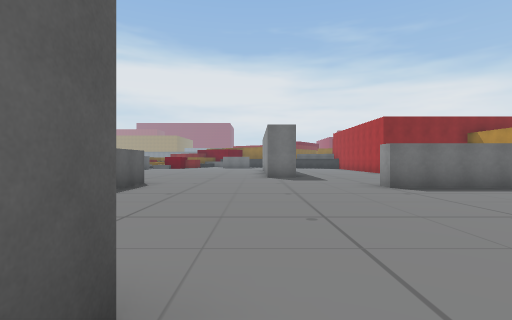
[1] (above)

19 first-person views from a walk through a 3-D level made in the Unity game engine. The camera is 1.5 m above the floor, looks level and sees 85° across. The floor is counted in squares, 2.4 m on a side. Each view is taken from the middle of a square. On the plan, view 1 faces up. The plan holds only what a view shows up to about 9 squares ahead; the rest is blank. The place goes on beyond the plan. The player character is not drawn. Some animated figures are left out. Some surface patterns are stand-ins.

[2]
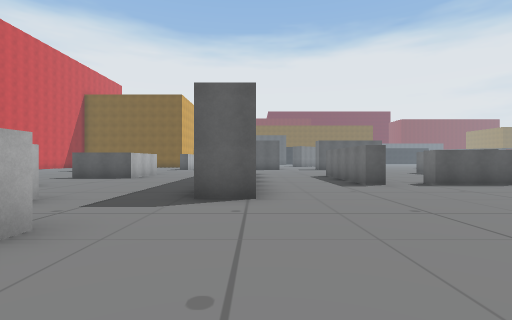

[3]
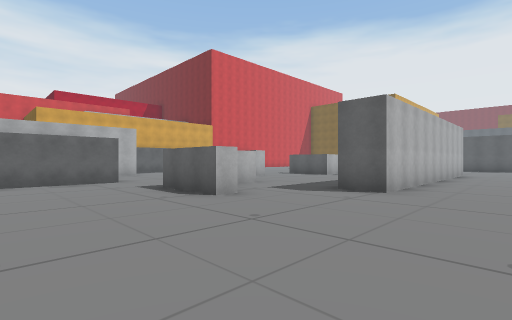

[4]
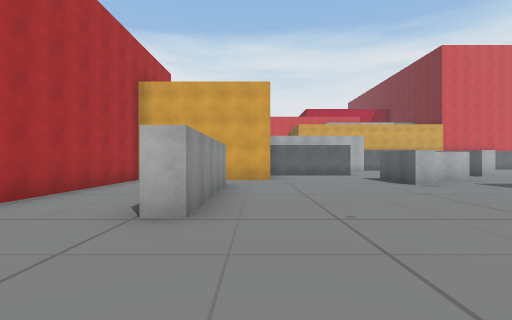

[5]
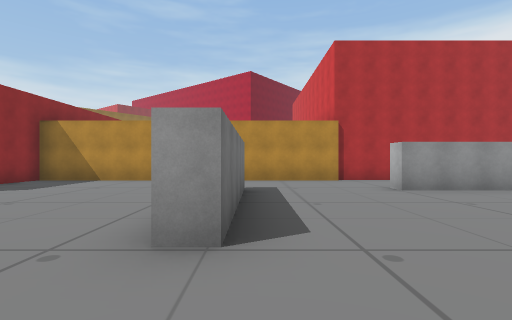

[6]
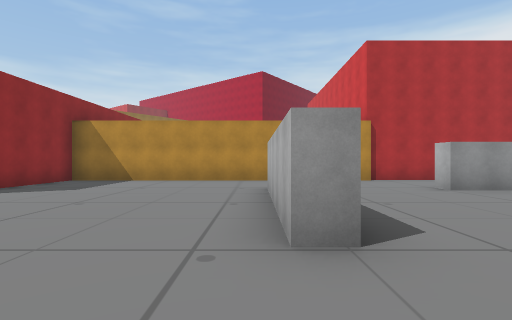

[7]
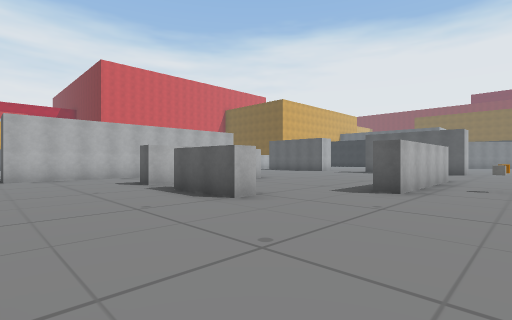

[8]
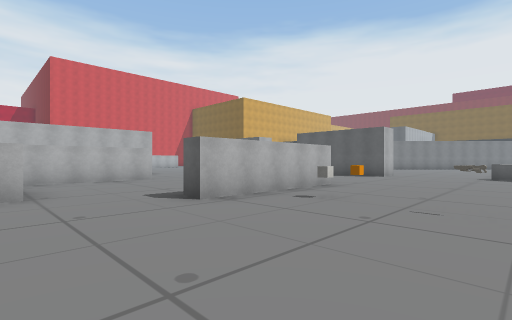

[9]
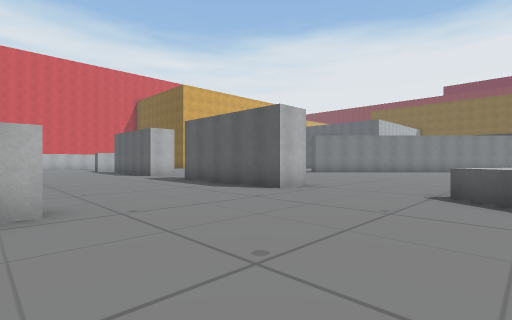

[10]
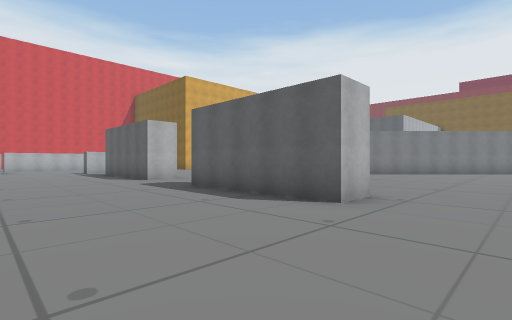

[11]
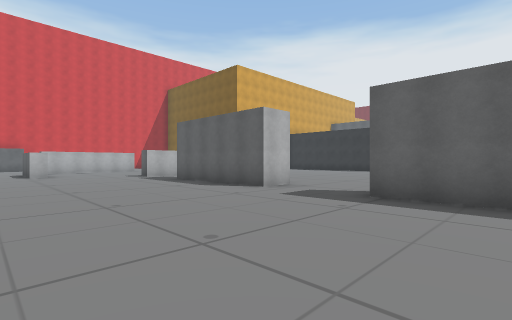

[12]
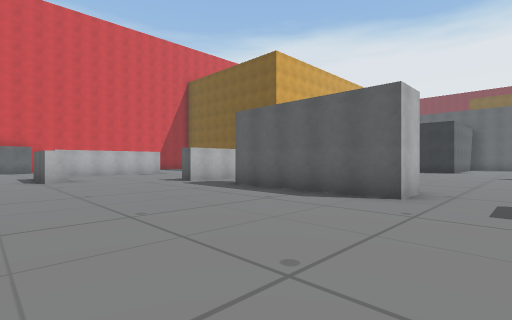

[13]
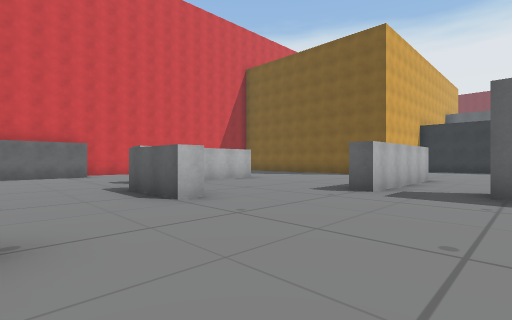

[14]
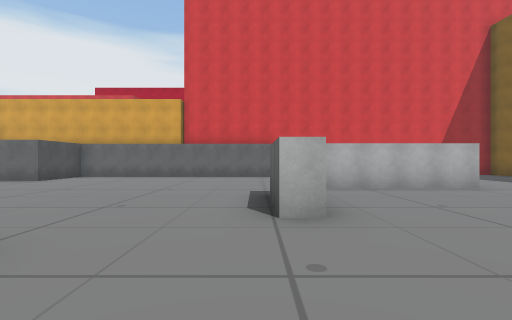

[15]
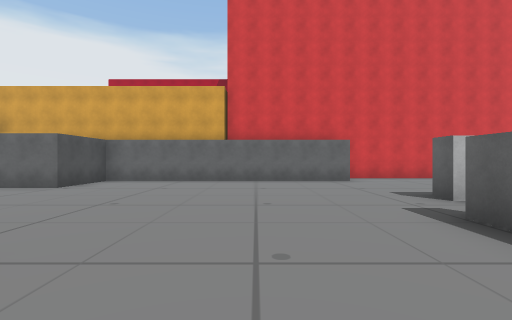

[16]
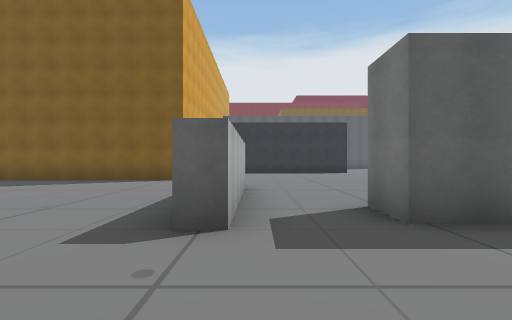

[17]
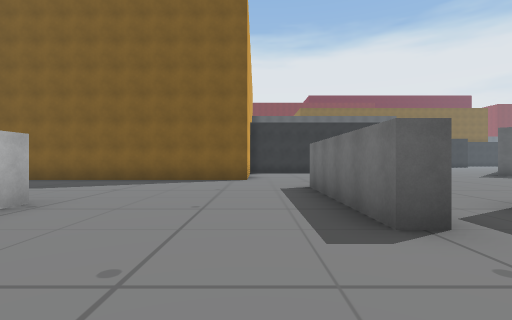

[18]
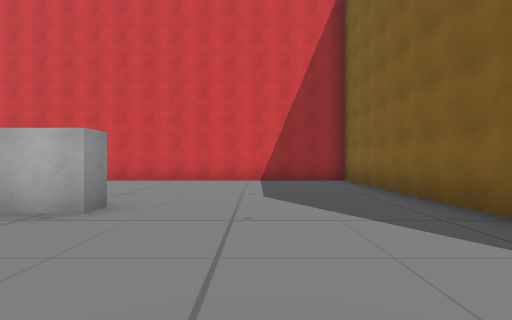

[19]
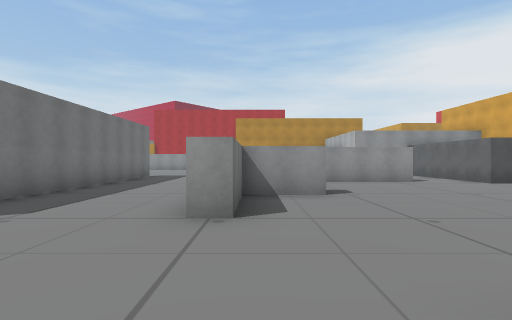

### Floor plan
Points are (right, up) in squares from view 1. A wall is a line through its corners. A room is listed if a view was taken in it or the views show most of it. See-through windows are left out.
Room 1 (view 1)
walls: (-0.5, -2.5) (0.6, -2.5); (-2, 0) (-5.6, 0); (-0.5, 1) (-0.5, 0)
ways out: opening at (-6.5, -1.5) to room 2; opening at (-4.5, -5) to room 2; opening at (0.5, 0.5) to room 2; opening at (-1.3, -4)
Room 2 (views 2, 3, 4, 5, 6, 7, 8, 9, 10, 11, 12, 13, 14, 15, 16, 17, 18, 19)
walls: (-5.8, 1) (-0.5, 1); (-7, 4.3) (-3, 4.3) (-3, 3.8) (-5, 3.8); (-5.6, 0) (-6.8, 0); (-6.2, -3.7) (-8, -3.7) (-8, -3.2); (-3.6, 7.5) (-3, 7.5) (-3, 5.5) (-3.5, 5.5); (-6, -5.2) (-6, -3.8); (-9.6, 9.3) (-5.5, 9.3) (-5.5, 8.8); (-14.8, 2.5) (-13.8, 2.5) (-13.8, -1.5) (-14.8, -1.5); (-10.9, -5) (-10.3, -5) (-10.3, -7); (1.5, -1) (2, -1) (2, -3); (-14.8, 9) (-13.8, 9) (-13.8, 5); (-3, -8.5) (-3, -6); (2.1, -5) (4.8, -5); (-17.5, -3.2) (-13.5, -3.2) (-13.5, -3.7) (-17.5, -3.7); (-13.9, 12.9) (-14.5, 11.9); (5.5, -2.8) (7, -2.8); (-15, -8.8) (-15, -8.2) (-11, -8.2) (-11, -8.8); (6.7, -0.9) (6.7, 3) (7.2, 3); (-19.7, -5.2) (-19.7, -13.6) (-12.4, -13.6); (7, 6.2) (3, 6.2) (3, 6.7) (6.8, 6.7); (-10.9, -12.3) (-3.6, -12.3) (-3.6, -10.3) (-2, -10.3); (9.6, -2.9) (9.6, 12.6) (7.1, 12.6)
ways out: opening at (-6.5, -1.5) to room 1; opening at (-4.5, -5) to room 1; opening at (0.5, 0.5) to room 1; opening at (-3, -9.5); opening at (2, -4)
objects: other object (-7, 10)

Positions as (right, up) in squares from view 1, and headings:
1: (0, 0), facing up
2: (4, 1), facing left
3: (5, 3), facing down-left
4: (6, 6), facing down
5: (1, 6), facing right
6: (1, 7), facing right
7: (0, 11), facing down-left
8: (-3, 13), facing down-left
9: (-9, 13), facing down-left
10: (-10, 11), facing down-left
11: (-9, 7), facing down-left
12: (-9, 4), facing down-left
13: (-8, -1), facing down-left
14: (-10, -2), facing down
15: (-8, -4), facing down
16: (-11, -3), facing left
17: (-11, -5), facing left
18: (-17, -5), facing down
19: (-11, -4), facing right
